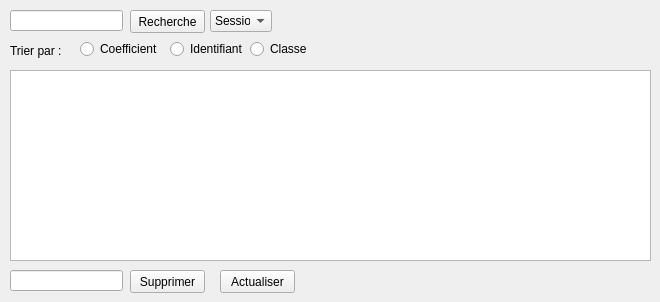
      <widget class="QWidget" name="tab_5">
       <attribute name="title">
        <string>Afficher examen</string>
       </attribute>
       <widget class="QTableView" name="tableView_2">
        <property name="geometry">
         <rect>
          <x>10</x>
          <y>70</y>
          <width>641</width>
          <height>191</height>
         </rect>
        </property>
       </widget>
       <widget class="QLineEdit" name="lineEdit_3">
        <property name="geometry">
         <rect>
          <x>10</x>
          <y>10</y>
          <width>113</width>
          <height>21</height>
         </rect>
        </property>
       </widget>
       <widget class="QPushButton" name="pushButton_8">
        <property name="geometry">
         <rect>
          <x>130</x>
          <y>10</y>
          <width>75</width>
          <height>23</height>
         </rect>
        </property>
        <property name="text">
         <string>Recherche</string>
        </property>
       </widget>
       <widget class="QPushButton" name="pushButton_9">
        <property name="geometry">
         <rect>
          <x>220</x>
          <y>270</y>
          <width>75</width>
          <height>23</height>
         </rect>
        </property>
        <property name="text">
         <string>Actualiser</string>
        </property>
       </widget>
       <widget class="QPushButton" name="pushButton_13">
        <property name="geometry">
         <rect>
          <x>130</x>
          <y>270</y>
          <width>75</width>
          <height>23</height>
         </rect>
        </property>
        <property name="text">
         <string>Supprimer</string>
        </property>
       </widget>
       <widget class="QLineEdit" name="lineEdit_4">
        <property name="geometry">
         <rect>
          <x>10</x>
          <y>270</y>
          <width>113</width>
          <height>21</height>
         </rect>
        </property>
       </widget>
       <widget class="QComboBox" name="comboBox_2">
        <property name="geometry">
         <rect>
          <x>210</x>
          <y>10</y>
          <width>62</width>
          <height>22</height>
         </rect>
        </property>
        <item>
         <property name="text">
          <string>Session</string>
         </property>
        </item>
        <item>
         <property name="text">
          <string>Classe</string>
         </property>
        </item>
        <item>
         <property name="text">
          <string>Identifiant</string>
         </property>
        </item>
       </widget>
       <widget class="QRadioButton" name="radioButton_4">
        <property name="geometry">
         <rect>
          <x>80</x>
          <y>40</y>
          <width>83</width>
          <height>18</height>
         </rect>
        </property>
        <property name="text">
         <string>Coefficient</string>
        </property>
       </widget>
       <widget class="QRadioButton" name="radioButton_5">
        <property name="geometry">
         <rect>
          <x>170</x>
          <y>40</y>
          <width>111</width>
          <height>18</height>
         </rect>
        </property>
        <property name="text">
         <string>Identifiant </string>
        </property>
       </widget>
       <widget class="QRadioButton" name="radioButton_6">
        <property name="geometry">
         <rect>
          <x>250</x>
          <y>40</y>
          <width>83</width>
          <height>18</height>
         </rect>
        </property>
        <property name="text">
         <string>Classe</string>
        </property>
       </widget>
       <widget class="QLabel" name="label_17">
        <property name="geometry">
         <rect>
          <x>10</x>
          <y>40</y>
          <width>71</width>
          <height>21</height>
         </rect>
        </property>
        <property name="text">
         <string>Trier par :</string>
        </property>
       </widget>
      </widget>
